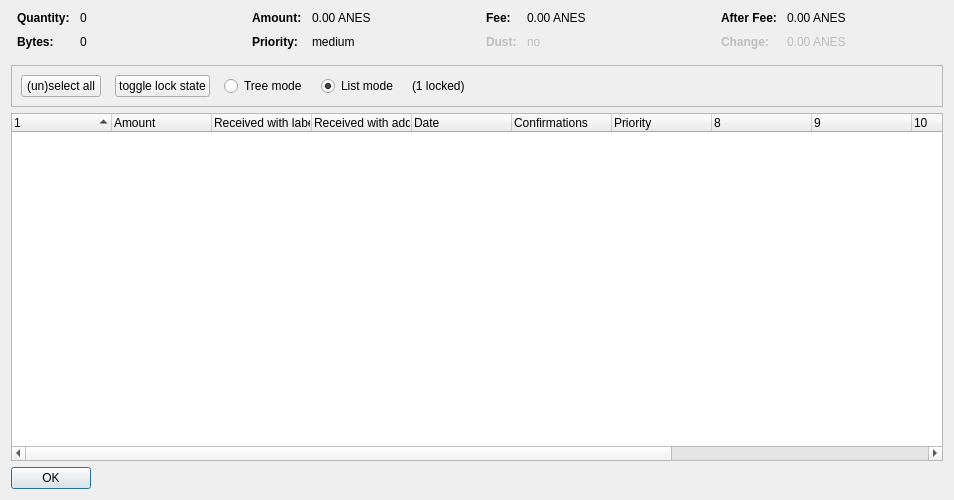
<?xml version="1.0" encoding="UTF-8"?>
<ui version="4.0">
 <class>CoinControlDialog</class>
 <widget class="QDialog" name="CoinControlDialog">
  <property name="geometry">
   <rect>
    <x>0</x>
    <y>0</y>
    <width>954</width>
    <height>500</height>
   </rect>
  </property>
  <property name="windowTitle">
   <string>Coin Selection</string>
  </property>
  <layout class="QVBoxLayout" name="verticalLayout">
   <item>
    <layout class="QHBoxLayout" name="horizontalLayoutTop" stretch="0,0,0,0">
     <property name="topMargin">
      <number>0</number>
     </property>
     <property name="bottomMargin">
      <number>10</number>
     </property>
     <item>
      <layout class="QFormLayout" name="formLayoutCoinControl1">
       <property name="horizontalSpacing">
        <number>10</number>
       </property>
       <property name="verticalSpacing">
        <number>10</number>
       </property>
       <property name="leftMargin">
        <number>6</number>
       </property>
       <property name="rightMargin">
        <number>6</number>
       </property>
       <item row="0" column="0">
        <widget class="QLabel" name="labelCoinControlQuantityText">
         <property name="font">
          <font>
           <weight>75</weight>
           <bold>true</bold>
          </font>
         </property>
         <property name="text">
          <string>Quantity:</string>
         </property>
        </widget>
       </item>
       <item row="0" column="1">
        <widget class="QLabel" name="labelCoinControlQuantity">
         <property name="cursor">
          <cursorShape>IBeamCursor</cursorShape>
         </property>
         <property name="contextMenuPolicy">
          <enum>Qt::ActionsContextMenu</enum>
         </property>
         <property name="text">
          <string notr="true">0</string>
         </property>
         <property name="textInteractionFlags">
          <set>Qt::LinksAccessibleByMouse|Qt::TextSelectableByKeyboard|Qt::TextSelectableByMouse</set>
         </property>
        </widget>
       </item>
       <item row="1" column="0">
        <widget class="QLabel" name="labelCoinControlBytesText">
         <property name="font">
          <font>
           <weight>75</weight>
           <bold>true</bold>
          </font>
         </property>
         <property name="text">
          <string>Bytes:</string>
         </property>
        </widget>
       </item>
       <item row="1" column="1">
        <widget class="QLabel" name="labelCoinControlBytes">
         <property name="cursor">
          <cursorShape>IBeamCursor</cursorShape>
         </property>
         <property name="contextMenuPolicy">
          <enum>Qt::ActionsContextMenu</enum>
         </property>
         <property name="text">
          <string notr="true">0</string>
         </property>
         <property name="textInteractionFlags">
          <set>Qt::LinksAccessibleByMouse|Qt::TextSelectableByKeyboard|Qt::TextSelectableByMouse</set>
         </property>
        </widget>
       </item>
      </layout>
     </item>
     <item>
      <layout class="QFormLayout" name="formLayoutCoinControl2">
       <property name="horizontalSpacing">
        <number>10</number>
       </property>
       <property name="verticalSpacing">
        <number>10</number>
       </property>
       <property name="leftMargin">
        <number>6</number>
       </property>
       <property name="rightMargin">
        <number>6</number>
       </property>
       <item row="0" column="0">
        <widget class="QLabel" name="labelCoinControlAmountText">
         <property name="font">
          <font>
           <weight>75</weight>
           <bold>true</bold>
          </font>
         </property>
         <property name="text">
          <string>Amount:</string>
         </property>
        </widget>
       </item>
       <item row="0" column="1">
        <widget class="QLabel" name="labelCoinControlAmount">
         <property name="cursor">
          <cursorShape>IBeamCursor</cursorShape>
         </property>
         <property name="contextMenuPolicy">
          <enum>Qt::ActionsContextMenu</enum>
         </property>
         <property name="text">
          <string notr="true">0.00 ANES</string>
         </property>
         <property name="textInteractionFlags">
          <set>Qt::LinksAccessibleByMouse|Qt::TextSelectableByKeyboard|Qt::TextSelectableByMouse</set>
         </property>
        </widget>
       </item>
       <item row="1" column="0">
        <widget class="QLabel" name="labelCoinControlPriorityText">
         <property name="font">
          <font>
           <weight>75</weight>
           <bold>true</bold>
          </font>
         </property>
         <property name="text">
          <string>Priority:</string>
         </property>
        </widget>
       </item>
       <item row="1" column="1">
        <widget class="QLabel" name="labelCoinControlPriority">
         <property name="cursor">
          <cursorShape>IBeamCursor</cursorShape>
         </property>
         <property name="contextMenuPolicy">
          <enum>Qt::ActionsContextMenu</enum>
         </property>
         <property name="text">
          <string>medium</string>
         </property>
         <property name="textInteractionFlags">
          <set>Qt::LinksAccessibleByMouse|Qt::TextSelectableByKeyboard|Qt::TextSelectableByMouse</set>
         </property>
        </widget>
       </item>
      </layout>
     </item>
     <item>
      <layout class="QFormLayout" name="formLayoutCoinControl3">
       <property name="horizontalSpacing">
        <number>10</number>
       </property>
       <property name="verticalSpacing">
        <number>10</number>
       </property>
       <property name="leftMargin">
        <number>6</number>
       </property>
       <property name="rightMargin">
        <number>6</number>
       </property>
       <item row="0" column="0">
        <widget class="QLabel" name="labelCoinControlFeeText">
         <property name="font">
          <font>
           <weight>75</weight>
           <bold>true</bold>
          </font>
         </property>
         <property name="text">
          <string>Fee:</string>
         </property>
        </widget>
       </item>
       <item row="0" column="1">
        <widget class="QLabel" name="labelCoinControlFee">
         <property name="cursor">
          <cursorShape>IBeamCursor</cursorShape>
         </property>
         <property name="contextMenuPolicy">
          <enum>Qt::ActionsContextMenu</enum>
         </property>
         <property name="text">
          <string notr="true">0.00 ANES</string>
         </property>
         <property name="textInteractionFlags">
          <set>Qt::LinksAccessibleByMouse|Qt::TextSelectableByKeyboard|Qt::TextSelectableByMouse</set>
         </property>
        </widget>
       </item>
       <item row="1" column="0">
        <widget class="QLabel" name="labelCoinControlLowOutputText">
         <property name="enabled">
          <bool>false</bool>
         </property>
         <property name="font">
          <font>
           <weight>75</weight>
           <bold>true</bold>
          </font>
         </property>
         <property name="text">
          <string>Dust:</string>
         </property>
        </widget>
       </item>
       <item row="1" column="1">
        <widget class="QLabel" name="labelCoinControlLowOutput">
         <property name="enabled">
          <bool>false</bool>
         </property>
         <property name="cursor">
          <cursorShape>IBeamCursor</cursorShape>
         </property>
         <property name="contextMenuPolicy">
          <enum>Qt::ActionsContextMenu</enum>
         </property>
         <property name="text">
          <string>no</string>
         </property>
         <property name="textInteractionFlags">
          <set>Qt::LinksAccessibleByMouse|Qt::TextSelectableByKeyboard|Qt::TextSelectableByMouse</set>
         </property>
        </widget>
       </item>
      </layout>
     </item>
     <item>
      <layout class="QFormLayout" name="formLayoutCoinControl4">
       <property name="horizontalSpacing">
        <number>10</number>
       </property>
       <property name="verticalSpacing">
        <number>10</number>
       </property>
       <property name="leftMargin">
        <number>6</number>
       </property>
       <property name="rightMargin">
        <number>6</number>
       </property>
       <item row="0" column="0">
        <widget class="QLabel" name="labelCoinControlAfterFeeText">
         <property name="font">
          <font>
           <weight>75</weight>
           <bold>true</bold>
          </font>
         </property>
         <property name="text">
          <string>After Fee:</string>
         </property>
        </widget>
       </item>
       <item row="0" column="1">
        <widget class="QLabel" name="labelCoinControlAfterFee">
         <property name="cursor">
          <cursorShape>IBeamCursor</cursorShape>
         </property>
         <property name="contextMenuPolicy">
          <enum>Qt::ActionsContextMenu</enum>
         </property>
         <property name="text">
          <string notr="true">0.00 ANES</string>
         </property>
         <property name="textInteractionFlags">
          <set>Qt::LinksAccessibleByMouse|Qt::TextSelectableByKeyboard|Qt::TextSelectableByMouse</set>
         </property>
        </widget>
       </item>
       <item row="1" column="0">
        <widget class="QLabel" name="labelCoinControlChangeText">
         <property name="enabled">
          <bool>false</bool>
         </property>
         <property name="font">
          <font>
           <weight>75</weight>
           <bold>true</bold>
          </font>
         </property>
         <property name="text">
          <string>Change:</string>
         </property>
        </widget>
       </item>
       <item row="1" column="1">
        <widget class="QLabel" name="labelCoinControlChange">
         <property name="enabled">
          <bool>false</bool>
         </property>
         <property name="cursor">
          <cursorShape>IBeamCursor</cursorShape>
         </property>
         <property name="contextMenuPolicy">
          <enum>Qt::ActionsContextMenu</enum>
         </property>
         <property name="text">
          <string notr="true">0.00 ANES</string>
         </property>
         <property name="textInteractionFlags">
          <set>Qt::LinksAccessibleByMouse|Qt::TextSelectableByKeyboard|Qt::TextSelectableByMouse</set>
         </property>
        </widget>
       </item>
      </layout>
     </item>
    </layout>
   </item>
   <item>
    <widget class="QFrame" name="frame">
     <property name="minimumSize">
      <size>
       <width>0</width>
       <height>40</height>
      </size>
     </property>
     <property name="frameShape">
      <enum>QFrame::StyledPanel</enum>
     </property>
     <property name="frameShadow">
      <enum>QFrame::Sunken</enum>
     </property>
     <layout class="QHBoxLayout" name="horizontalLayout">
      <item>
       <layout class="QHBoxLayout" name="horizontalLayoutPanel" stretch="0,0,0,0,0,0">
        <property name="spacing">
         <number>14</number>
        </property>
        <item>
         <widget class="QPushButton" name="pushButtonSelectAll">
          <property name="sizePolicy">
           <sizepolicy hsizetype="Maximum" vsizetype="Fixed">
            <horstretch>0</horstretch>
            <verstretch>0</verstretch>
           </sizepolicy>
          </property>
          <property name="text">
           <string>(un)select all</string>
          </property>
          <property name="autoDefault">
           <bool>false</bool>
          </property>
         </widget>
        </item>
        <item>
         <widget class="QPushButton" name="pushButtonToggleLock">
          <property name="sizePolicy">
           <sizepolicy hsizetype="Maximum" vsizetype="Fixed">
            <horstretch>0</horstretch>
            <verstretch>0</verstretch>
           </sizepolicy>
          </property>
          <property name="text">
           <string>toggle lock state</string>
          </property>
          <property name="autoDefault">
           <bool>false</bool>
          </property>
         </widget>
        </item>
        <item>
         <widget class="QRadioButton" name="radioTreeMode">
          <property name="sizePolicy">
           <sizepolicy hsizetype="Maximum" vsizetype="Fixed">
            <horstretch>0</horstretch>
            <verstretch>0</verstretch>
           </sizepolicy>
          </property>
          <property name="text">
           <string>Tree mode</string>
          </property>
         </widget>
        </item>
        <item>
         <widget class="QRadioButton" name="radioListMode">
          <property name="sizePolicy">
           <sizepolicy hsizetype="Maximum" vsizetype="Fixed">
            <horstretch>0</horstretch>
            <verstretch>0</verstretch>
           </sizepolicy>
          </property>
          <property name="text">
           <string>List mode</string>
          </property>
          <property name="checked">
           <bool>true</bool>
          </property>
         </widget>
        </item>
        <item>
         <widget class="QLabel" name="labelLocked">
          <property name="text">
           <string>(1 locked)</string>
          </property>
         </widget>
        </item>
        <item>
         <spacer name="horizontalSpacer">
          <property name="orientation">
           <enum>Qt::Horizontal</enum>
          </property>
          <property name="sizeHint" stdset="0">
           <size>
            <width>40</width>
            <height>20</height>
           </size>
          </property>
         </spacer>
        </item>
       </layout>
      </item>
     </layout>
    </widget>
   </item>
   <item>
    <widget class="CoinControlTreeWidget" name="treeWidget">
     <property name="contextMenuPolicy">
      <enum>Qt::CustomContextMenu</enum>
     </property>
     <property name="sortingEnabled">
      <bool>false</bool>
     </property>
     <property name="columnCount">
      <number>13</number>
     </property>
     <attribute name="headerShowSortIndicator" stdset="0">
      <bool>true</bool>
     </attribute>
     <attribute name="headerStretchLastSection">
      <bool>false</bool>
     </attribute>
     <column>
      <property name="text">
       <string/>
      </property>
     </column>
     <column>
      <property name="text">
       <string>Amount</string>
      </property>
     </column>
     <column>
      <property name="text">
       <string>Received with label</string>
      </property>
     </column>
     <column>
      <property name="text">
       <string>Received with address</string>
      </property>
     </column>
     <column>
      <property name="text">
       <string>Date</string>
      </property>
     </column>
     <column>
      <property name="text">
       <string>Confirmations</string>
      </property>
      <property name="toolTip">
       <string>Confirmed</string>
      </property>
     </column>
     <column>
      <property name="text">
       <string>Priority</string>
      </property>
     </column>
     <column>
      <property name="text">
       <string/>
      </property>
     </column>
     <column>
      <property name="text">
       <string/>
      </property>
     </column>
     <column>
      <property name="text">
       <string/>
      </property>
     </column>
     <column>
      <property name="text">
       <string/>
      </property>
     </column>
     <column>
      <property name="text">
       <string/>
      </property>
     </column>
    </widget>
   </item>
   <item>
    <widget class="QDialogButtonBox" name="buttonBox">
     <property name="sizePolicy">
      <sizepolicy hsizetype="Maximum" vsizetype="Fixed">
       <horstretch>0</horstretch>
       <verstretch>0</verstretch>
      </sizepolicy>
     </property>
     <property name="orientation">
      <enum>Qt::Horizontal</enum>
     </property>
     <property name="standardButtons">
      <set>QDialogButtonBox::Ok</set>
     </property>
    </widget>
   </item>
  </layout>
 </widget>
 <customwidgets>
  <customwidget>
   <class>CoinControlTreeWidget</class>
   <extends>QTreeWidget</extends>
   <header>coincontroltreewidget.h</header>
  </customwidget>
 </customwidgets>
 <resources/>
 <connections/>
</ui>
